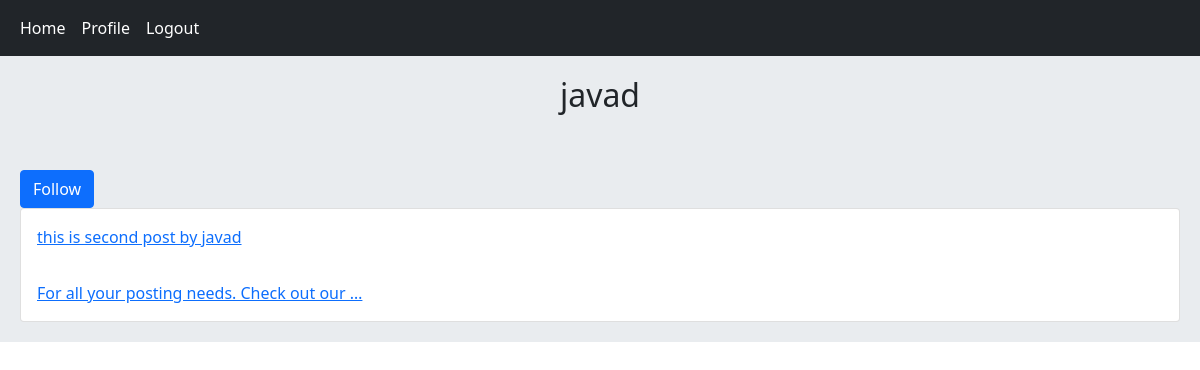
/account/profile/2/ (signed in), run on the app's committed database.
### home/models.py (models this page shows, shortened)
class Post(models.Model):
    user = models.ForeignKey(User, on_delete=models.CASCADE, related_name='posts')
    body = models.TextField()
    slug = models.SlugField()
    title = models.CharField(max_length=100, null=True, blank=True)
    created = models.DateTimeField(auto_now_add=True)
    updated = models.DateTimeField(auto_now=True)
    class Meta:
        ordering = ('-created',)
    def get_absolute_url(self):
        return reverse('home:post_detail', args=(self.id, self.slug))

### account/views.py (the view)
# urls.py: path('profile/<int:user_id>/', views.UserProfileView.as_view(), name='user_profile'),
class UserProfileView(LoginRequiredMixin, View):
    def get(self, request, user_id):
        is_following = False
        user = get_object_or_404(User, id=user_id)
        posts = user.posts.all()
        relation = Relation.objects.filter(from_user=request.user, to_user=user)
        if relation.exists():
            is_following = True
        return render(request, 'account/profile.html', {'user': user, 'posts': posts, 'is_following': is_following})

### account/templates/account/profile.html (shortened to what this page needs)
{% extends 'base.html' %}
{% block content %}
    <h2 class="text-center">{{ user.username }}</h2>
    <br><br>
    {% if request.user.id != user.id and not is_following %}
        <a href="{% url 'account:user_follow' user.id %}" class="btn btn-primary">Follow</a>
    {% elif request.user.id != user.id and is_following %}
        <a href="{% url 'account:user_unfollow' user.id %}" class="btn btn-info">Unfollow</a>
    {% endif %}
    <div class="card">
        {% for post in posts %}
            <a href="{{ post.get_absolute_url }}" class="card-body">{{ post.body|truncatewords:8 }}</a>
        {% endfor %}
    </div>
{% endblock %}

### data on the page
Post: body "this is second post by javad"
Post: body "For all your posting needs. Check out our …"

### other printed values
{{ user.username }} "javad"
